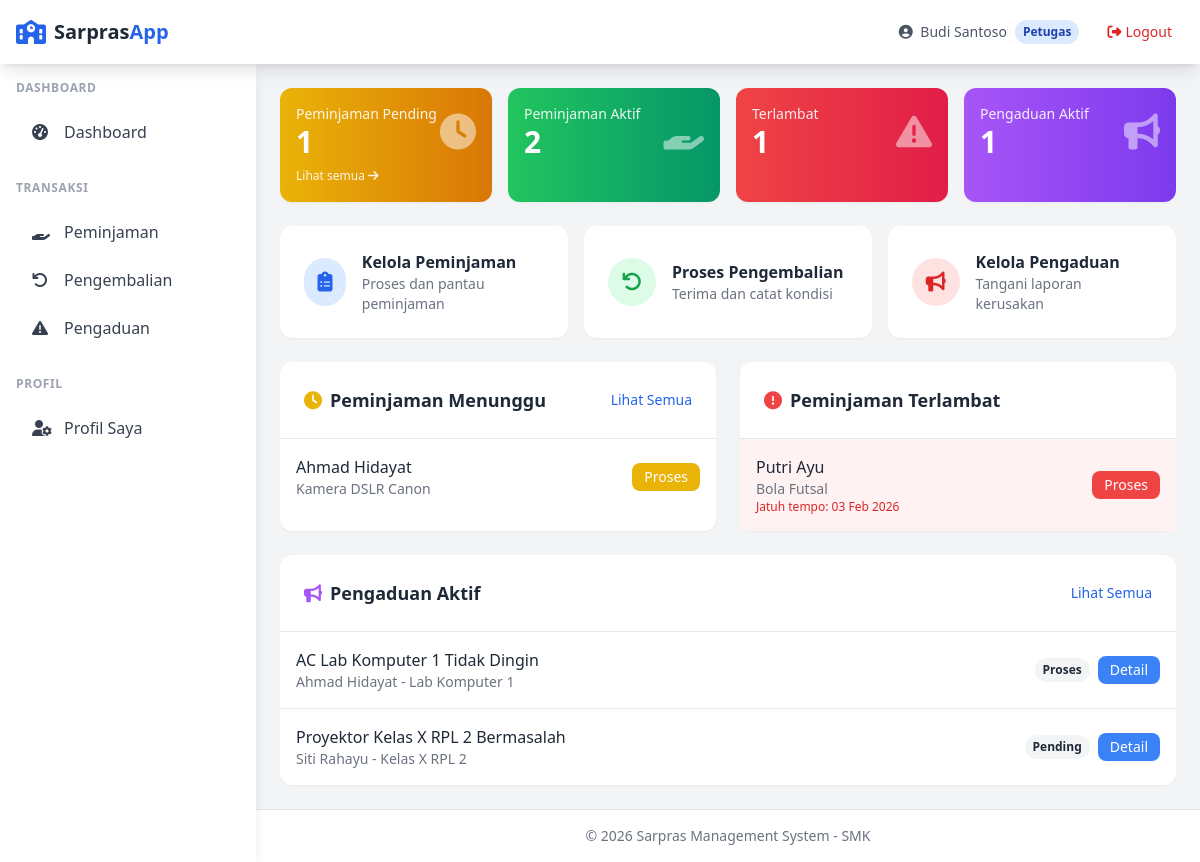
/petugas/dashboard.php (signed in), run on the app's committed database.
### tables this page shows
CREATE TABLE peminjaman (
    id INT AUTO_INCREMENT PRIMARY KEY,
    kode_peminjaman VARCHAR(50) NOT NULL UNIQUE,
    user_id INT NOT NULL,
    sarpras_id INT NOT NULL,
    jumlah INT NOT NULL DEFAULT 1,
    tgl_pinjam DATE NOT NULL,
    tgl_kembali_rencana DATE NOT NULL,
    tgl_kembali_aktual DATE,
    tujuan TEXT,
    status ENUM('pending', 'approved', 'rejected', 'active', 'returned', 'overdue') DEFAULT 'pending',
    catatan_admin TEXT,
    approved_by INT,
    approved_at TIMESTAMP NULL,
    created_at TIMESTAMP DEFAULT CURRENT_TIMESTAMP,
    updated_at TIMESTAMP DEFAULT CURRENT_TIMESTAMP ON UPDATE CURRENT_TIMESTAMP,
    FOREIGN KEY (user_id) REFERENCES users(id) ON DELETE RESTRICT,
    FOREIGN KEY (sarpras_id) REFERENCES sarpras(id) ON DELETE RESTRICT,
    FOREIGN KEY (approved_by) REFERENCES users(id) ON DELETE SET NULL
);

CREATE TABLE users (
    id INT AUTO_INCREMENT PRIMARY KEY,
    username VARCHAR(50) NOT NULL UNIQUE,
    password VARCHAR(255) NOT NULL,
    email VARCHAR(100),
    nama_lengkap VARCHAR(100) NOT NULL,
    role ENUM('admin', 'petugas', 'user') NOT NULL DEFAULT 'user',
    phone VARCHAR(20),
    created_at TIMESTAMP DEFAULT CURRENT_TIMESTAMP,
    updated_at TIMESTAMP DEFAULT CURRENT_TIMESTAMP ON UPDATE CURRENT_TIMESTAMP
);

CREATE TABLE sarpras (
    id INT AUTO_INCREMENT PRIMARY KEY,
    kode VARCHAR(50) NOT NULL UNIQUE,
    nama VARCHAR(150) NOT NULL,
    kategori_id INT NOT NULL,
    lokasi VARCHAR(100),
    deskripsi TEXT,
    jumlah_stok INT NOT NULL DEFAULT 0,
    kondisi ENUM('baik', 'rusak_ringan', 'rusak_berat') DEFAULT 'baik',
    foto VARCHAR(255),
    created_at TIMESTAMP DEFAULT CURRENT_TIMESTAMP,
    updated_at TIMESTAMP DEFAULT CURRENT_TIMESTAMP ON UPDATE CURRENT_TIMESTAMP,
    FOREIGN KEY (kategori_id) REFERENCES kategori_sarpras(id) ON DELETE RESTRICT
);

CREATE TABLE pengaduan (
    id INT AUTO_INCREMENT PRIMARY KEY,
    user_id INT NOT NULL,
    judul VARCHAR(200) NOT NULL,
    deskripsi TEXT NOT NULL,
    lokasi VARCHAR(100),
    jenis_sarpras VARCHAR(100),
    foto VARCHAR(255),
    status ENUM('pending', 'proses', 'selesai', 'ditutup') DEFAULT 'pending',
    created_at TIMESTAMP DEFAULT CURRENT_TIMESTAMP,
    updated_at TIMESTAMP DEFAULT CURRENT_TIMESTAMP ON UPDATE CURRENT_TIMESTAMP,
    FOREIGN KEY (user_id) REFERENCES users(id) ON DELETE RESTRICT
);

### config/database.php (called while the page is built, shortened)
<?php
function getConnection() {
    static $pdo = null;
    if ($pdo === null) {
        try {
            $dsn = "mysql:host=" . DB_HOST . ";dbname=" . DB_NAME . ";charset=" . DB_CHARSET;
            $options = [
                PDO::ATTR_ERRMODE => PDO::ERRMODE_EXCEPTION,
                PDO::ATTR_DEFAULT_FETCH_MODE => PDO::FETCH_ASSOC,
                PDO::ATTR_EMULATE_PREPARES => false,
            ];
            $pdo = new PDO($dsn, DB_USER, DB_PASS, $options);
        } catch (PDOException $e) {
            die("Database connection failed: " . $e->getMessage());
        }
    }
    return $pdo;
}
function query($sql, $params = []) {
    $pdo = getConnection();
    $stmt = $pdo->prepare($sql);
    $stmt->execute($params);
    return $stmt;
}
function fetchAll($sql, $params = []) {
    return query($sql, $params)->fetchAll();
}
function fetch($sql, $params = []) {
    return query($sql, $params)->fetch();
}

### petugas/dashboard.php (the view, shortened to what this page needs)
<?php
require_once __DIR__ . '/../includes/functions.php';
$stats = [
    'pending_peminjaman' => fetch("SELECT COUNT(*) as count FROM peminjaman WHERE status = 'pending'")['count'],
    'active_peminjaman' => fetch("SELECT COUNT(*) as count FROM peminjaman WHERE status IN ('approved', 'active')")['count'],
    'pending_pengaduan' => fetch("SELECT COUNT(*) as count FROM pengaduan WHERE status = 'pending'")['count'],
    'overdue_peminjaman' => fetch("SELECT COUNT(*) as count FROM peminjaman WHERE status IN ('approved', 'active') AND tgl_kembali_rencana < CURDATE()")['count'],
];
$pendingPeminjaman = fetchAll("
    SELECT p.*, u.nama_lengkap, s.nama as sarpras_nama
    FROM peminjaman p
    JOIN users u ON p.user_id = u.id
    JOIN sarpras s ON p.sarpras_id = s.id
    WHERE p.status = 'pending'
    ORDER BY p.created_at ASC
    LIMIT 10
");
$overduePeminjaman = fetchAll("
    SELECT p.*, u.nama_lengkap, s.nama as sarpras_nama
    FROM peminjaman p
    JOIN users u ON p.user_id = u.id
    JOIN sarpras s ON p.sarpras_id = s.id
    WHERE p.status IN ('approved', 'active') AND p.tgl_kembali_rencana < CURDATE()
    ORDER BY p.tgl_kembali_rencana ASC
    LIMIT 10
");
$pendingPengaduan = fetchAll("
    SELECT pg.*, u.nama_lengkap
    FROM pengaduan pg
    JOIN users u ON pg.user_id = u.id
    WHERE pg.status IN ('pending', 'proses')
    ORDER BY pg.created_at ASC
    LIMIT 10
");
require_once __DIR__ . '/../includes/header.php';
?>
<div class="space-y-6">
    <div class="grid grid-cols-2 md:grid-cols-4 gap-4">
        <div class="bg-gradient-to-r from-yellow-500 to-amber-600 rounded-xl shadow-sm p-4 text-white">
            <div class="flex items-center justify-between">
                <div>
                    <p class="text-sm opacity-90">Peminjaman Pending</p>
                    <p class="text-3xl font-bold"><?= $stats['pending_peminjaman'] ?></p>
                </div>
                <i class="fas fa-clock text-4xl opacity-50"></i>
            </div>
            <a href="../admin/peminjaman/index.php?status=pending" class="text-xs opacity-90 hover:opacity-100 mt-2 inline-block">
                Lihat semua <i class="fas fa-arrow-right"></i>
            </a>
        </div>
        <div class="bg-gradient-to-r from-green-500 to-emerald-600 rounded-xl shadow-sm p-4 text-white">
            <div class="flex items-center justify-between">
                <div>
                    <p class="text-sm opacity-90">Peminjaman Aktif</p>
                    <p class="text-3xl font-bold"><?= $stats['active_peminjaman'] ?></p>
                </div>
                <i class="fas fa-hand-holding text-4xl opacity-50"></i>
            </div>
        </div>
        <div class="bg-gradient-to-r from-red-500 to-rose-600 rounded-xl shadow-sm p-4 text-white">
            <div class="flex items-center justify-between">
                <div>
                    <p class="text-sm opacity-90">Terlambat</p>
                    <p class="text-3xl font-bold"><?= $stats['overdue_peminjaman'] ?></p>
                </div>
                <i class="fas fa-exclamation-triangle text-4xl opacity-50"></i>
            </div>
        </div>
        <div class="bg-gradient-to-r from-purple-500 to-violet-600 rounded-xl shadow-sm p-4 text-white">
            <div class="flex items-center justify-between">
                <div>
                    <p class="text-sm opacity-90">Pengaduan Aktif</p>
                    <p class="text-3xl font-bold"><?= $stats['pending_pengaduan'] ?></p>
                </div>
                <i class="fas fa-bullhorn text-4xl opacity-50"></i>
            </div>
        </div>
    </div>
    <div class="grid grid-cols-1 md:grid-cols-3 gap-4">
        <a href="../admin/peminjaman/" class="bg-white rounded-xl shadow-sm p-6 hover:shadow-lg transition flex items-center">
            <div class="w-12 h-12 bg-blue-100 text-blue-600 rounded-full flex items-center justify-center mr-4">
                <i class="fas fa-clipboard-list text-xl"></i>
            </div>
            <div>
                <h3 class="font-bold text-gray-800">Kelola Peminjaman</h3>
                <p class="text-sm text-gray-500">Proses dan pantau peminjaman</p>
            </div>
        </a>
        <a href="../admin/pengembalian/" class="bg-white rounded-xl shadow-sm p-6 hover:shadow-lg transition flex items-center">
            <div class="w-12 h-12 bg-green-100 text-green-600 rounded-full flex items-center justify-center mr-4">
                <i class="fas fa-undo text-xl"></i>
            </div>
            <div>
                <h3 class="font-bold text-gray-800">Proses Pengembalian</h3>
                <p class="text-sm text-gray-500">Terima dan catat kondisi</p>
            </div>
        </a>
        <a href="../admin/pengaduan/" class="bg-white rounded-xl shadow-sm p-6 hover:shadow-lg transition flex items-center">
            <div class="w-12 h-12 bg-red-100 text-red-600 rounded-full flex items-center justify-center mr-4">
                <i class="fas fa-bullhorn text-xl"></i>
            </div>
            <div>
                <h3 class="font-bold text-gray-800">Kelola Pengaduan</h3>
                <p class="text-sm text-gray-500">Tangani laporan kerusakan</p>
            </div>
        </a>
    </div>
    <div class="grid grid-cols-1 lg:grid-cols-2 gap-6">
        <div class="bg-white rounded-xl shadow-sm">
            <div class="p-6 border-b flex items-center justify-between">
                <h2 class="text-lg font-semibold text-gray-800">
                    <i class="fas fa-clock text-yellow-500 mr-2"></i>Peminjaman Menunggu
                </h2>
                <a href="../admin/peminjaman/?status=pending" class="text-sm text-blue-600 hover:underline">Lihat Semua</a>
            </div>
            <div class="divide-y">
                <?php if (empty($pendingPeminjaman)): ?>
                    <p class="p-4 text-gray-500 text-center">Tidak ada peminjaman pending</p>
                <?php else: ?>
                    <?php foreach ($pendingPeminjaman as $p): ?>
                        <div class="p-4 flex items-center justify-between hover:bg-gray-50">
                            <div>
                                <p class="font-medium text-gray-800"><?= e($p['nama_lengkap']) ?></p>
                                <p class="text-sm text-gray-500"><?= e($p['sarpras_nama']) ?></p>
                            </div>
                            <a href="../admin/peminjaman/approve.php?id=<?= $p['id'] ?>"
                                class="px-3 py-1 bg-yellow-500 text-white text-sm rounded-lg hover:bg-yellow-600">
                                Proses
                            </a>
                        </div>
                    <?php endforeach; ?>
                <?php endif; ?>
            </div>
        </div>
        <div class="bg-white rounded-xl shadow-sm">
            <div class="p-6 border-b flex items-center justify-between">
                <h2 class="text-lg font-semibold text-gray-800">
                    <i class="fas fa-exclamation-circle text-red-500 mr-2"></i>Peminjaman Terlambat
                </h2>
            </div>
            <div class="divide-y">
                <?php if (empty($overduePeminjaman)): ?>
                    <p class="p-4 text-gray-500 text-center">Tidak ada peminjaman terlambat</p>
                <?php else: ?>
                    <?php foreach ($overduePeminjaman as $p): ?>
                        <div class="p-4 flex items-center justify-between hover:bg-red-50 bg-red-50">
                            <div>
                                <p class="font-medium text-gray-800"><?= e($p['nama_lengkap']) ?></p>
                                <p class="text-sm text-gray-500"><?= e($p['sarpras_nama']) ?></p>
                                <p class="text-xs text-red-600">Jatuh tempo: <?= formatDate($p['tgl_kembali_rencana']) ?></p>
                            </div>
                            <a href="../admin/pengembalian/process.php?kode=<?= urlencode($p['kode_peminjaman']) ?>"
                                class="px-3 py-1 bg-red-500 text-white text-sm rounded-lg hover:bg-red-600">
                                Proses
                            </a>
                        </div>
                    <?php endforeach; ?>
                <?php endif; ?>
            </div>
        </div>
    </div>
    <div class="bg-white rounded-xl shadow-sm">
        <div class="p-6 border-b flex items-center justify-between">
            <h2 class="text-lg font-semibold text-gray-800">
                <i class="fas fa-bullhorn text-purple-500 mr-2"></i>Pengaduan Aktif
            </h2>
            <a href="../admin/pengaduan/" class="text-sm text-blue-600 hover:underline">Lihat Semua</a>
        </div>
        <div class="divide-y">
            <?php if (empty($pendingPengaduan)): ?>
                <p class="p-4 text-gray-500 text-center">Tidak ada pengaduan aktif</p>
            <?php else: ?>
                <?php foreach ($pendingPengaduan as $pg): ?>
                    <div class="p-4 flex items-center justify-between hover:bg-gray-50">
                        <div>
                            <p class="font-medium text-gray-800"><?= e($pg['judul']) ?></p>
                            <p class="text-sm text-gray-500"><?= e($pg['nama_lengkap']) ?> - <?= e($pg['lokasi'] ?? 'Lokasi tidak dicantumkan') ?></p>
                        </div>
                        <div class="flex items-center gap-2">
                            <?= getStatusBadge($pg['status']) ?>
                            <a href="../admin/pengaduan/view.php?id=<?= $pg['id'] ?>"
                                class="px-3 py-1 bg-blue-500 text-white text-sm rounded-lg hover:bg-blue-600">
                                Detail
                            </a>
                        </div>
                    </div>
                <?php endforeach; ?>
            <?php endif; ?>
        </div>
    </div>
</div>
<?php require_once __DIR__ . '/../includes/footer.php'; ?>

### includes/functions.php (shortened to what this page needs)
<?php
function e($string)
{
    return htmlspecialchars($string ?? '', ENT_QUOTES, 'UTF-8');
}
function formatDate($date, $format = 'd M Y')
{
    return date($format, strtotime($date));
}
function getStatusBadge($status)
{
    $badges = [
        'pending' => '<span class="px-2 py-1 text-xs font-semibold rounded-full bg-yellow-100 text-yellow-800">Menunggu</span>',
        'approved' => '<span class="px-2 py-1 text-xs font-semibold rounded-full bg-blue-100 text-blue-800">Disetujui</span>',
        'rejected' => '<span class="px-2 py-1 text-xs font-semibold rounded-full bg-red-100 text-red-800">Ditolak</span>',
        'active' => '<span class="px-2 py-1 text-xs font-semibold rounded-full bg-green-100 text-green-800">Aktif</span>',
        'returned' => '<span class="px-2 py-1 text-xs font-semibold rounded-full bg-gray-100 text-gray-800">Dikembalikan</span>',
        'overdue' => '<span class="px-2 py-1 text-xs font-semibold rounded-full bg-red-100 text-red-800">Terlambat</span>',
        'proses' => '<span class="px-2 py-1 text-xs font-semibold rounded-full bg-blue-100 text-blue-800">Diproses</span>',
        'selesai' => '<span class="px-2 py-1 text-xs font-semibold rounded-full bg-green-100 text-green-800">Selesai</span>',
        'ditutup' => '<span class="px-2 py-1 text-xs font-semibold rounded-full bg-gray-100 text-gray-800">Ditutup</span>',
    ];
    return $badges[$status] ?? '<span class="px-2 py-1 text-xs font-semibold rounded-full bg-gray-100 text-gray-800">' . ucfirst($status) . '</span>';
}

### data on the page
peminjaman: user.nama_lengkap "Ahmad Hidayat", sarpras.nama "Kamera DSLR Canon"
peminjaman: user.nama_lengkap "Putri Ayu", sarpras.nama "Bola Futsal", tgl_kembali_rencana "03 Feb 2026"
pengaduan: judul "AC Lab Komputer 1 Tidak Dingin", user.nama_lengkap "Ahmad Hidayat", lokasi "Lab Komputer 1", status "Proses"
pengaduan: judul "Proyektor Kelas X RPL 2 Bermasalah", user.nama_lengkap "Siti Rahayu", lokasi "Kelas X RPL 2", status "Pending"

### other printed values
$currentUser['nama_lengkap'] "Budi Santoso"
$currentRole "Petugas"
$stats['pending_peminjaman'] "1"
$stats['active_peminjaman'] "2"
$stats['overdue_peminjaman'] "1"
$stats['pending_pengaduan'] "1"
